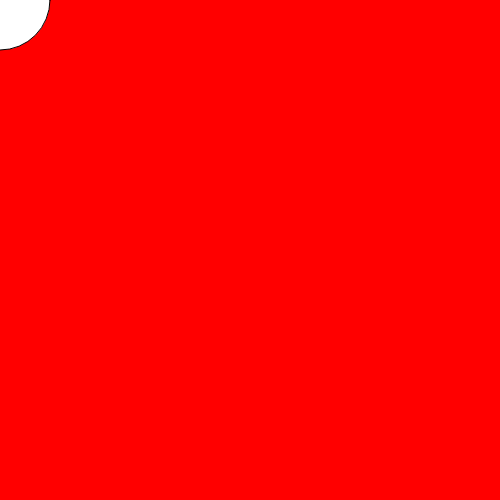
Frame 1 (no input)
Frame 60 (no input): identical to frame 1, image omitted
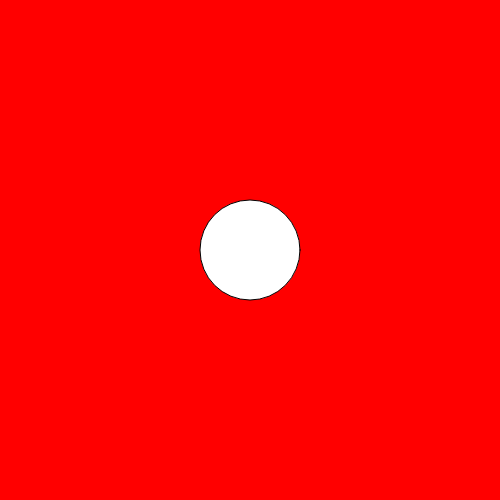
Frame 120 (the mouse pressed at the canvas centre since frame 60)

The p5.js sketch that drew these frames (run headless with seeded random() and noise() and a simulated clock; from frame 60 on, the mouse is pressed at the canvas centre):

// p5.js sketch
// ── sketch.js
function setup() {
  createCanvas(500,500);
  
}

function draw() {
  background(255,0,0);
  ellipse(mouseX, mouseY, 100,100);
}
